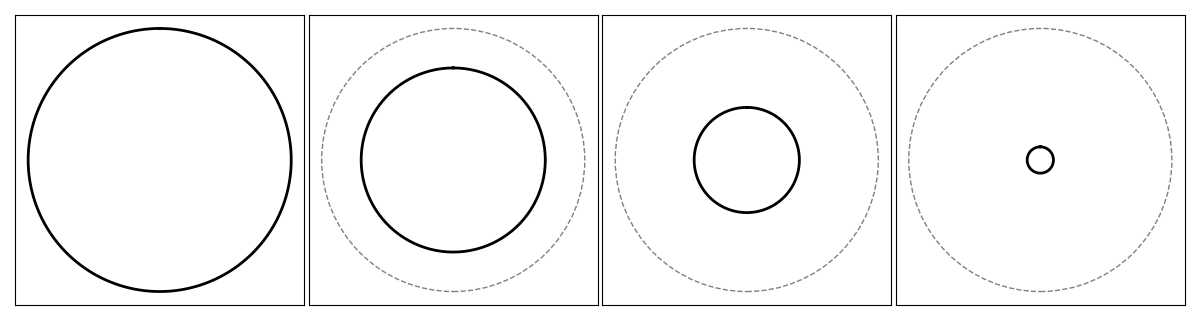

Write Python code to recreate this figure.
import numpy as np
from matplotlib import pyplot as plt

R_START = 3.0
R_END = 0.3
N_TIMES = 4
N_S = 200

radii = np.linspace(R_START, R_END, N_TIMES)

def circle_points(r, n=N_S):
    s = np.linspace(0, 2 * np.pi, n + 1)
    return r * np.cos(s), r * np.sin(s)

def make_multi_plot():
    pad = 1.1 * R_START
    lim = (-pad, pad)

    n = len(radii)
    fig, axes = plt.subplots(1, n, figsize=(max(3.0 * n, 4.0), 3.2), squeeze=False)
    axes = axes[0]

    for i, (ax, r) in enumerate(zip(axes, radii)):
        ax.set_aspect('equal')
        ax.set_xlim(lim)
        ax.set_ylim(lim)
        ax.set_xticks([])
        ax.set_yticks([])

        x, y = circle_points(r)
        ax.plot(-y, x, 'k', linewidth=2)

        if i > 0:
            ref = plt.Circle((0, 0), R_START, fill=False, linestyle='--', edgecolor='gray', linewidth=1)
            ax.add_patch(ref)

    fig.tight_layout(w_pad=0.3)
    plt.savefig('ex_sym_sum.png')

if __name__ == '__main__':
    make_multi_plot()
